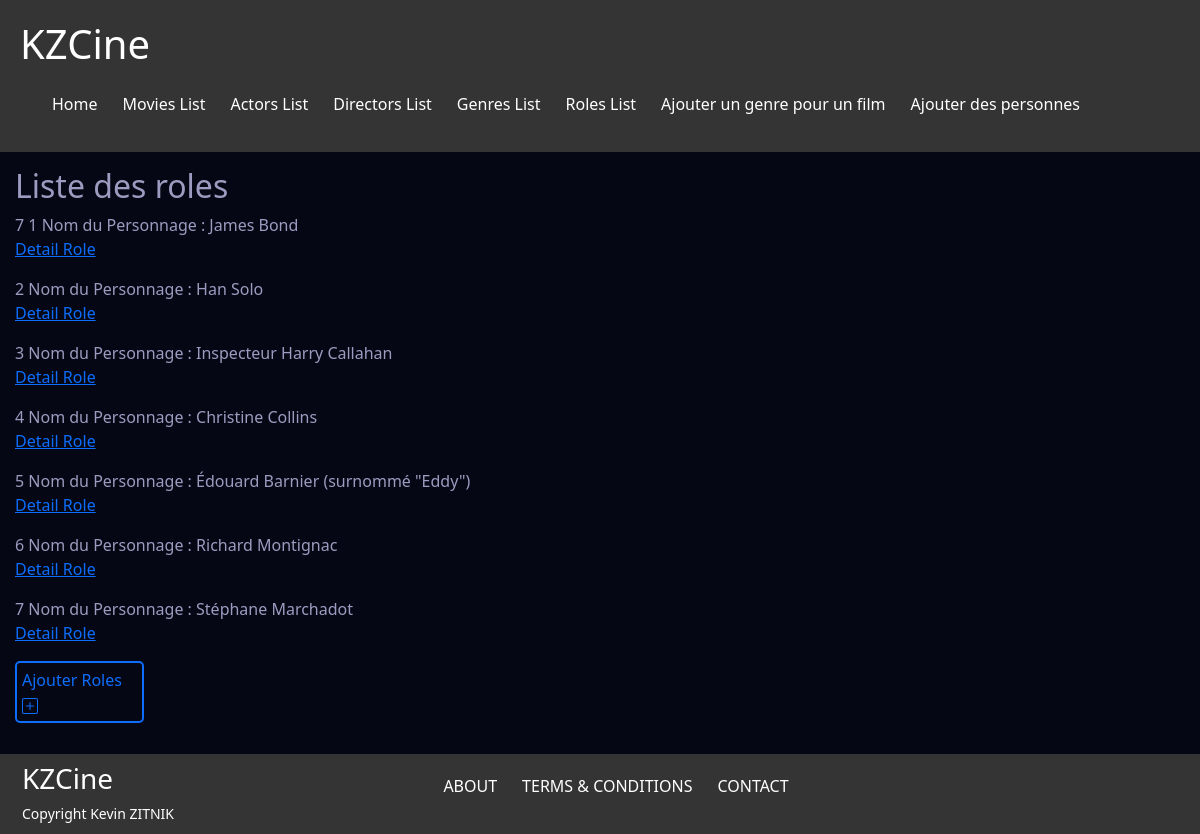
/index.php?action=listRoles, run on the app's committed database.
### tables this page shows
CREATE TABLE IF NOT EXISTS `role` (
  `id_role` int NOT NULL AUTO_INCREMENT,
  `nom_role` varchar(50) NOT NULL,
  PRIMARY KEY (`id_role`)
);

### controllers/RoleController.php (called while the page is built, shortened)
<?php
require_once "bdd/DAO.php";
class RoleController{
    public function findAllRoles()  {
        $dao = new DAO();
        $sql = "SELECT
                    ro.id_role,
                    ro.nom_role
                FROM role ro";
        $roles = $dao->executerRequete($sql);
        require "views/role/listRoles.php";
    }
}
?>

### bdd/DAO.php (called while the page is built, shortened)
<?php
class DAO{
    private $bdd;
    public function __construct(){
        $this->bdd = new PDO('mysql:host=localhost;dbname=cinema;charset=utf8', 'root', '');
    }
    public function executerRequete($sql, $params = NULL) {
        if ($params == NULL){
            $resultat = $this->bdd->query($sql);
        }else{
            $resultat = $this->bdd->prepare($sql);
            $resultat->execute($params);
        }
        return $resultat;
    }
}

### views/role/listRoles.php (the view, shortened to what this page needs)
<h2>Liste des roles</h2>
<?= "{$roles->rowcount()}\n" ?>
<?php
while ($role = $roles->fetch()) {
    echo "{$role["id_role"]}\n";
    echo "Nom du Personnage : {$role["nom_role"]}\n";
?>
    <p><a href="index.php?action=detailRole&id=<?=$role['id_role']?>">Detail Role</a></p>
<?php
}
?>
<a class='addRoles_link' href='index.php?action=addRoles'>
    <p class='addRoles_btn'>Ajouter Roles
    </p>
</a>
<?php
require "views/template.php"
?>

### public/css/style.css (style rules this page uses)
.addRoles_btn { padding: 5px; border: 2px solid; border-radius: 5px; width: 129px; }
.addRoles_link { text-decoration: none; }

### data on the page
role: id_role "1", nom_role "James Bond"
role: id_role "2", nom_role "Han Solo"
role: id_role "3", nom_role "Inspecteur Harry Callahan"
role: id_role "4", nom_role "Christine Collins"
role: id_role "5", nom_role "Édouard Barnier (surnommé \"Eddy\")"
role: id_role "6", nom_role "Richard Montignac"
role: id_role "7", nom_role "Stéphane Marchadot"

### other printed values
$roles->rowcount() "7"
